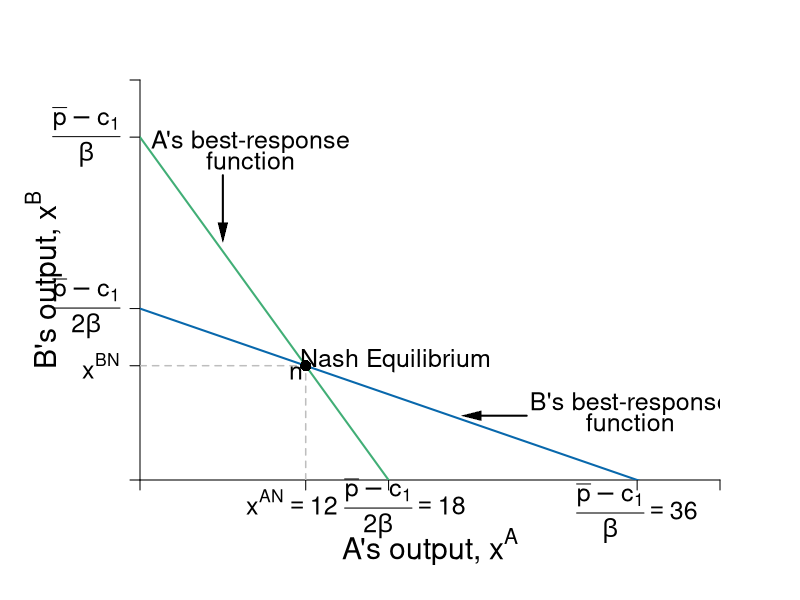

Here is the R script that generated this plot:
require(shape)
pdf(file = "competitionmarkets/cournot_brfs.pdf", width = 9, height = 7)

#Set parameters for graphics
axislabelsize <- 1.8
labelsize <- 1.5
namesize <- 1.8
annotatesize <- 1.5
graphlinewidth <- 2
segmentlinewidth <- 1.5

COL <- c("#7fc97f", "#beaed4", "#fdc086", "#ffff99", "#386cb0", "#f0027f", "#bf5b17", "#666666")
COLA <- c("#e0f3db", "#99d8c9","#66c2a4","#41ae76", "#238b45", "#005824")
COLB <- c("#c6dbef", "#4eb3d3", "#2b8cbe", "#0868ac","#084081")

par(mar =  c(6, 7, 4, 4))

piA <- function(xa, xb, s = 0.5, pmax = 20, c1 = 2) {
  (pmax - s*xb)*xa - s*(xa)^2 - c1*xa
}

piB <- function(xa, xb, s = 0.5, pmax = 20, c1 = 2) {
  (pmax - s*xa)*xb - s*(xb)^2 - c1*xb
}

brfB <- function(xa, s = 0.5, pmax = 20, c1 = 2) {
 (pmax - c1)/(2*s) - (1/2)*xa
}

brfA <- function(xa, s = 0.5, pmax = 20, c1 = 2) {
  (pmax - c1)/s - 2*xa
}


xlims <- c(0, 42)
ylims <- c(0, 42)

npts <- 501 
x <- seq(xlims[1], xlims[2], length.out = npts)
y <- seq(ylims[1], ylims[2], length.out = npts) 
a <- c(46.08, 55, 64)
b <- c(46.08, 55, 64)


plot(0, 0, xlim = xlims, ylim = ylims, type = "n",
     xlab = expression(paste("")),
     ylab = expression(paste("")), 
     xaxt = "n", 
     yaxt = "n", 
     cex.lab = axislabelsize, 
     bty = "n",
     xaxs = "i", 
     yaxs = "i")


ticksy <- c(0, 12, 18, 36, ylims[2])
ylabels <- c(NA, expression(paste(x^{BN})), expression(paste( frac(bar(p) - c[1],2*beta) )), expression(paste( frac(bar(p) - c[1],beta) )), NA)
ticksx <- c(0, 12, 18, 36, xlims[2])
#xlabels <- c(NA, expression(paste(x^{AN} == 12)), expression(paste(frac(bar(p) - c[1],2*beta) == 18)), expression(paste( frac(bar(p) - c[1],beta) ==36 )), NA)
xlabelsnum <- c(NA, NA, NA, expression(paste( frac(bar(p) - c[1],beta) ==36 )), NA)

text(11, -2.3, expression(paste(x^{AN} == 12)),xpd = TRUE, cex = labelsize)
text(19.2, -3, expression(paste(frac(bar(p) - c[1],2*beta) == 18)),xpd = TRUE, cex = labelsize)


axis(1, at = ticksx, pos = 0, labels = FALSE)

text(x = c(0, 12, 18, 36, xlims[2]), par("usr")[3] - 0.4, labels = xlabelsnum, srt = 0, pos = 1, xpd = TRUE, cex = labelsize)

axis(2, at = ticksy, pos = 0, labels = ylabels, las = 1, cex.axis = labelsize)

npts <- 500 
xx1 <- seq(xlims[1], xlims[2], length.out = npts)

lines(xx1, brfA(xx1, s = 0.5, pmax = 20, c1 = 2), col = COLA[4], lwd = graphlinewidth)
lines(xx1, brfB(xx1, s = 0.5, pmax = 20, c1 = 2), col = COLB[4], lwd = graphlinewidth)

segments(0, 12, 12, 12, lty = 2, col = "gray" , lwd = segmentlinewidth)
segments(12, 0, 12, 12, lty = 2, col = "gray" , lwd = segmentlinewidth)

text(0.5*(xlims[2]), -7, expression(paste("A's output, ", x^A)), xpd = TRUE, cex = axislabelsize) 
text(-7, 0.5*ylims[2], expression(paste("B's output, ", x^B)), xpd = TRUE, cex = axislabelsize, srt = 90) 



#Label point i. 
points(12, 12, pch = 16, col = "black", cex = 1.5)
text(18.5, 12.5, expression(paste("Nash Equilibrium")), cex = annotatesize)
text(11.3, 11.3, expression(paste("n")), cex = labelsize)


#B's brf
text(35.5, 8, expression(paste("B's best-response")), cex = annotatesize)
text(35.5, 6, expression(paste("function")), cex = annotatesize)
Arrows(28, 6.75, 24, 6.75, col = "black", lty = 1, lwd = 2, arr.type = "triangle", arr.lwd = 0.5)

#A's brf
text(8, 35.5, expression(paste("A's best-response")), cex = annotatesize)
text(8, 33.5, expression(paste("function")), cex = annotatesize)
Arrows(6, 32, 6, 26, col = "black", lty = 1, lwd = 2, arr.type = "triangle", arr.lwd = 0.5)



dev.off()
